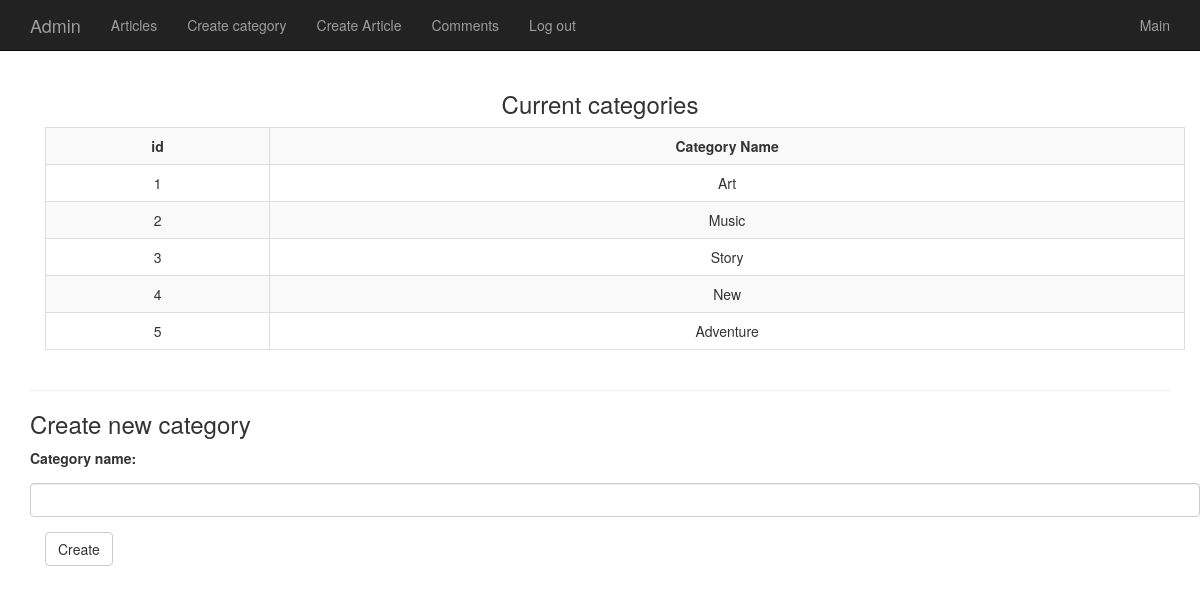
/create-category (signed in), run on the app's committed database.
### tables this page shows
CREATE TABLE `categories` (
  `id` int(11) NOT NULL,
  `name` varchar(255) NOT NULL
);

### app/Framework/View.php (called while the page is built, shortened)
<?php
class View
{
    public static function showAdmin( $templateName, $data = [] )
    {
        include 'app/Views/admin/header.html.php';
        try {
            include 'app/Views/admin/'.$templateName.'.html.php';
        }
        catch( Exception $e ) {
            echo $e->getMessage();
        }
        include 'app/Views/admin/footer.html.php';
    }
}

### app/Controllers/CategoryController.php (called while the page is built, shortened)
<?php
class CategoryController extends Controller
{
    public function createCategory()
    {
        $infoCategory = DB::select('SELECT * FROM `categories`');
        View::showAdmin('create-category', $infoCategory);
    }
}

### index.php (called while the page is built, shortened)
<?php
(new App())->run();

### app/Database/DB.php (called while the page is built, shortened)
<?php
class DB
{
    protected static $instance;
    public static function init( $host, $user, $pass, $db )
    {
        try {
            $instance = new DB;
            $instance->pdo = new PDO("mysql:host={$host};dbname={$db};charset=utf8mb4", $user, $pass);
            $instance->pdo->setAttribute(PDO::ATTR_ERRMODE, PDO::ERRMODE_EXCEPTION);
            $instance->pdo->setAttribute(PDO::ATTR_DEFAULT_FETCH_MODE, PDO::FETCH_ASSOC);
            self::$instance = $instance;
        }
        catch (PDOException $e) {
            echo $e->getMessage();
        }
        return self::$instance;
    }
    public static function select( String $query, Array $args = [] )
    {
        $db = self::$instance;
        $stmt = $db->pdo->prepare($query);
        $stmt->execute($args);
        return $stmt->fetchAll();
    }
}

### app/Views/admin/create-category.html.php (the view)
<h3 class="text-center">Current categories</h3>
<div class="container">
    <table class="table table-bordered table-striped">
        <tr class="text-center">
            <th class="text-center">id</th>
            <th class="text-center">Category Name</th>
        </tr>
        <?php if(!empty($data)):?>
            <?php foreach ($data as $key => $value): ?>
                <tr class="text-center">
                    <td><?=$value['id']?></td>
                    <td><?=$value['name']?></td>
                </tr>
            <?php endforeach;?>
        <?php else:?>
            <h3> You don`t have any category</h3>
        <?php endif;?>
    </table>
</div>
<hr>
<h3>Create new category</h3>
<div class="container">
    <form class="form-horizontal" action='/create-category' method="POST">
        <div class="form-group">
            <p><label for="name">Category name:</label></p>
            <input id="name" class="form-control" type="text" name="category[name]" required>
        </div>
        <input type="submit" value="Create" id="submit" class="btn btn-default"/>
    </form>
</div>

### data on the page
categories: id "1", name "Art"
categories: id "2", name "Music"
categories: id "3", name "Story"
categories: id "4", name "New"
categories: id "5", name "Adventure"
